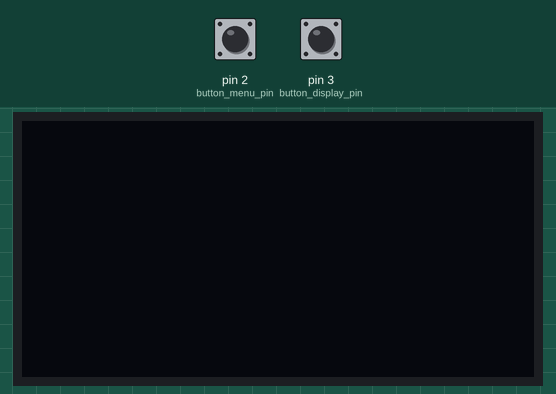
A sketch run on a simulated Arduino Uno, built with avr-gcc and run on an emulated ATmega328P. Parts: 128×64 one-colour display. The test bench sets the inputs (shaded band); at power-on: pin 2 (button_menu_pin) HIGH, pin 3 (button_display_pin) HIGH. What the sketch prints to the serial monitor is not drawn.

Above: at 1.2 s.
1.3 s: pin 2 (button_menu_pin) pulled LOW for 1 s
At 3.5 s:
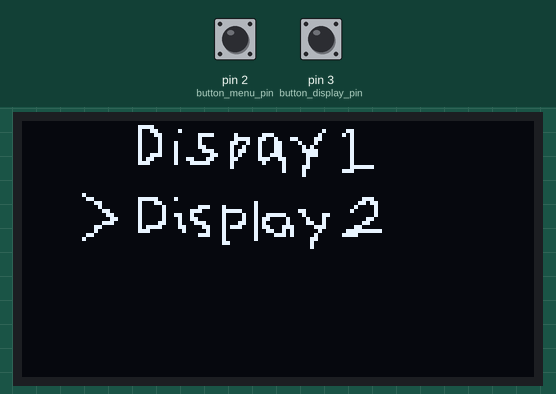
3.8 s: pin 3 (button_display_pin) pulled LOW for 0.15 s
At 5.0 s:
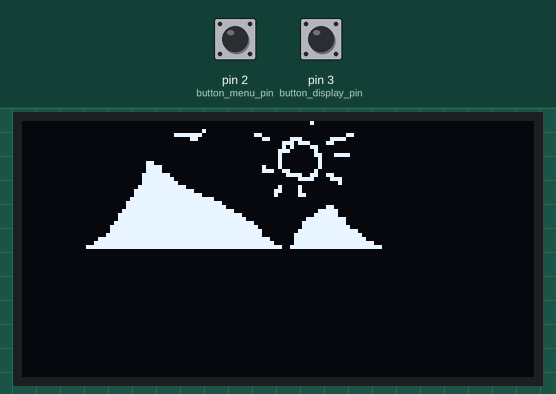
5.4 s: pin 2 (button_menu_pin) pulled LOW for 0.15 s
At 6.1 s:
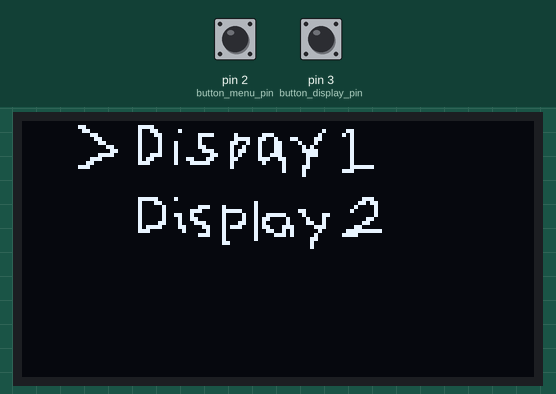
7.0 s: pin 3 (button_display_pin) pulled LOW for 1 s
At 8.2 s:
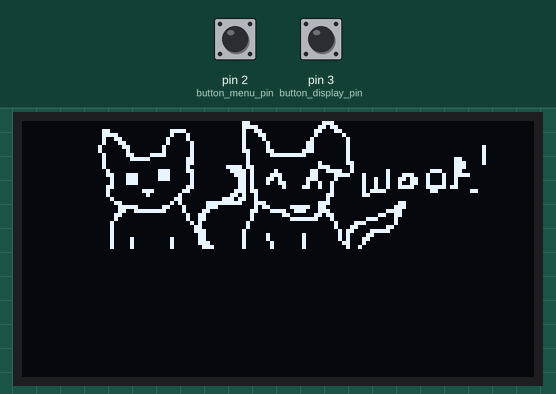
9.5 s: pin 2 (button_menu_pin) pulled LOW for 3.2 s
At 13.8 s:
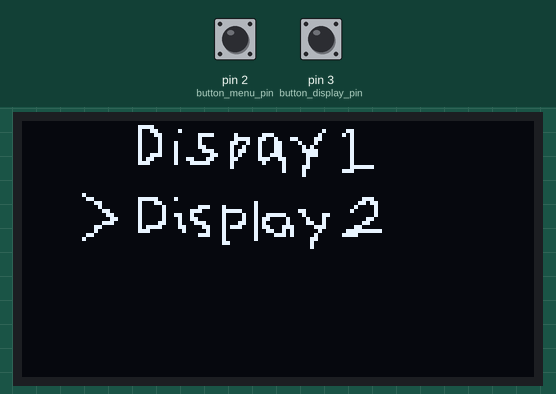
Timing chart, 0 to 15.2 s (numbered marks = the images above; inputs shaded):
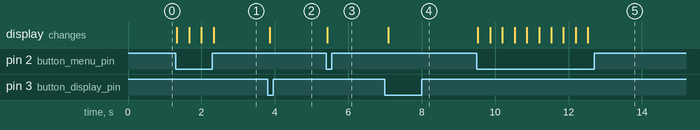

The sketch:

button_men.ino
```cpp
#include <SPI.h>
#include <Wire.h>
#include <Adafruit_GFX.h>
#include <Adafruit_SSD1306.h>
#include "woof.h"

#define OLED_RESET 4
int button_display_pin = 3;
int buttonCount = 0;
int display_count = 2;
int display_option = 0;
int button_menu_pin = 2;
int focused = 1;
bool menu_focused = true;
Adafruit_SSD1306 display(OLED_RESET);

// void button_menu() {
//   int buttonState = digitalRead(button_menu_pin);
//   if (buttonState == LOW) {
//     display_option ++;
//     focused = 1;
//     Serial.println(focused);
//   }

//   if (display_option == 1) {
//     display.clearDisplay();
//     display.drawBitmap(0, 0, display1, 132, 32, WHITE);
//     display.display();
//   } else if (display_option == 2) {
//     display.clearDisplay();
//     display.drawBitmap(0, 0, display2, 132, 32, WHITE);
//     display.display();
//   } else {
//     display_option = 0;
//   }
// }

// void displaying_images() {
//   int buttonState = digitalRead(button_display_pin);
//   if (buttonState == LOW) {
//     display_count ++;
//     focused = 2;
//     Serial.println(focused);
//   }

//   if (display_count == 1) {
//     display.clearDisplay();
//     display.drawBitmap(0, 0, woof1, 132, 32, WHITE);
//     display.display();
//   } else if (display_count == 2) {
//     display.clearDisplay();
//     display.drawBitmap(0, 0, woof2, 132, 32, WHITE);
//     display.display();
//   } else {
//     display_count = 0;
//   }
// }

void pinagsama() {
  int button_menu_state = digitalRead(button_menu_pin);
  int button_display_state = digitalRead(button_display_pin);

  if (button_menu_state == LOW) {
    display_option ++;
    focused ++;
    menu_focused = true;
    Serial.println(focused);
  }

  if (display_option == 1 && menu_focused == true) {
    display.clearDisplay();
    display.drawBitmap(0, 0, display1, 132, 32, WHITE);
    display.display();
  } else if (display_option == 2 && menu_focused == true) {
    display.clearDisplay();
    display.drawBitmap(0, 0, display2, 132, 32, WHITE);
    display.display();
  } else {
    display_option = 0;
    focused = 0;
  }

  // if display button is clicked and focused is 1
  if (button_display_state == LOW && focused == 1) {
    menu_focused = false;
    display.clearDisplay();
    display.drawBitmap(0, 0, woof1, 132, 32, WHITE);
    display.display();
  } else if (button_display_state == LOW && focused == 2) {
    menu_focused = false;
    display.clearDisplay();
    display.drawBitmap(0, 0, woof2, 132, 32, WHITE);
    display.display();
  }
}

void setup()   {
  Serial.begin(9600);
  pinMode(button_display_pin, INPUT_PULLUP);
  pinMode(button_menu_pin, INPUT_PULLUP);
  display.begin(SSD1306_SWITCHCAPVCC, 0x3C);
  display.clearDisplay();

  display.display();
}


void loop() {
  pinagsama();
}


//by tongaks from https://github.com/tongaks/arduino-display-with-button-adafruit-oled-display
```

Source omitted: woof.h (data table, 13880 bytes)

Measured:
- after the input at 1.3 s, the display: first changes at once (image 1 shows a later state)
- after the input at 3.8 s, the display: changes after 0.07 s (image 2)
- after the input at 5.4 s, the display: changes at once (image 3)
- after the input at 7.0 s, the display: changes after 0.09 s (image 4)
- after the input at 9.5 s, the display: first changes at once (image 5 shows a later state)
